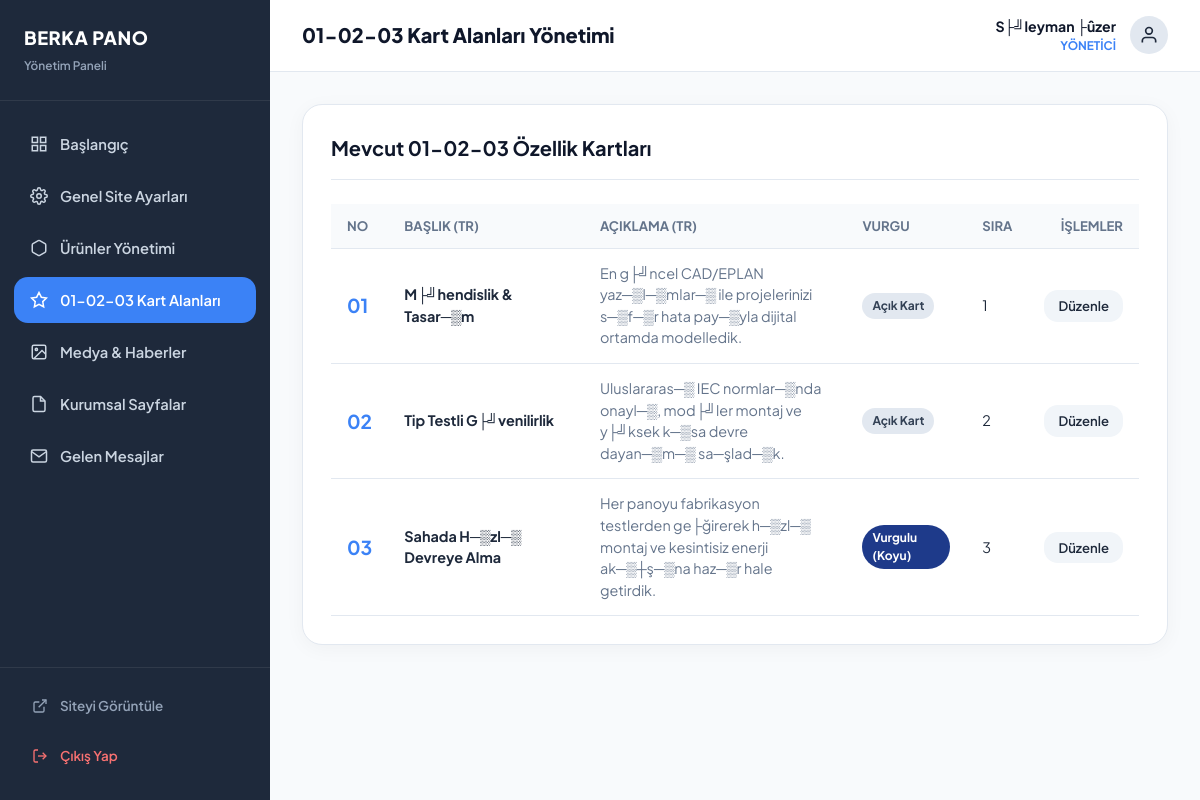
/xpanel/features.php (signed in), run on the app's committed database.
### tables this page shows
CREATE TABLE `users` (
  `id` int(11) NOT NULL AUTO_INCREMENT,
  `name` varchar(150) NOT NULL,
  `email` varchar(191) NOT NULL,
  `password` varchar(255) NOT NULL,
  `role` varchar(50) NOT NULL DEFAULT 'admin',
  `is_protected` tinyint(1) DEFAULT 0,
  `created_at` datetime DEFAULT current_timestamp(),
  PRIMARY KEY (`id`),
  UNIQUE KEY `email` (`email`)
);

CREATE TABLE `features` (
  `id` int(11) NOT NULL AUTO_INCREMENT,
  `step_number` varchar(20) NOT NULL,
  `title_tr` varchar(255) NOT NULL,
  `title_en` varchar(255) NOT NULL,
  `desc_tr` text NOT NULL,
  `desc_en` text NOT NULL,
  `sort_order` int(11) DEFAULT 0,
  `is_highlighted` tinyint(1) DEFAULT 0,
  PRIMARY KEY (`id`)
);

### inc/config.php (called while the page is built, shortened)
<?php
$db = null;
$mysqlHost = '127.0.0.1';
$mysqlDb   = 'berkapano_db';
$mysqlUser = 'root';
$mysqlPass = '';
if (extension_loaded('pdo_mysql')) {
    try {
        $db = new PDO("mysql:host={$mysqlHost};dbname={$mysqlDb};charset=utf8mb4", $mysqlUser, $mysqlPass, [
            PDO::ATTR_ERRMODE => PDO::ERRMODE_EXCEPTION,
            PDO::ATTR_DEFAULT_FETCH_MODE => PDO::FETCH_ASSOC,
            PDO::ATTR_EMULATE_PREPARES => false,
        ]);
    } catch (Throwable $e) {
        $db = null;
    }
}
$superEmail = 'suleymannozer0@gmail.com';
$stmt = $db->prepare("SELECT * FROM users WHERE email = ?");
$stmt->execute([$superEmail]);
function e(?string $string): string {
    return htmlspecialchars($string ?? '', ENT_QUOTES | ENT_SUBSTITUTE, 'UTF-8');
}

### xpanel/features.php (the view, shortened to what this page needs)
<?php
require_once __DIR__ . '/../inc/config.php';
$activePage = 'features';
$adminTitle = '01-02-03 Kart Alanları Yönetimi';
$action = $_GET['action'] ?? 'list';
$id = isset($_GET['id']) ? (int)$_GET['id'] : null;
require_once __DIR__ . '/inc_header.php';
?>
<?php if ($action === 'edit' && $id): ?>
    <?php
    $stmt = $db->prepare("SELECT * FROM features WHERE id = ?");
    $stmt->execute([$id]);
    $feat = $stmt->fetch();
    ?>
    <div class="admin-card">
        <div class="admin-card-header">
            <h3 class="admin-card-title">Kartı Düzenle (No: <?= e($feat['step_number']) ?>)</h3>
            <a href="features.php" class="btn-admin btn-admin-secondary">&larr; Geri Dön</a>
        </div>
        <form action="features.php?action=edit&id=<?= $id ?>" method="POST">
            <div class="form-row">
                <div class="form-group-admin">
                    <label class="form-label-admin">Adım Numarası (Örn: 01, 02, 03)</label>
                    <input type="text" name="step_number" class="form-control-admin" value="<?= e($feat['step_number']) ?>" required>
                </div>
                <div class="form-group-admin">
                    <label class="form-label-admin">Sıralama</label>
                    <input type="number" name="sort_order" class="form-control-admin" value="<?= $feat['sort_order'] ?>">
                </div>
            </div>
            <div class="form-row">
                <div class="form-group-admin">
                    <label class="form-label-admin">Kart Başlığı (Türkçe)</label>
                    <input type="text" name="title_tr" class="form-control-admin" value="<?= e($feat['title_tr']) ?>" required>
                </div>
                <div class="form-group-admin">
                    <label class="form-label-admin">Kart Başlığı (İngilizce)</label>
                    <input type="text" name="title_en" class="form-control-admin" value="<?= e($feat['title_en']) ?>" required>
                </div>
            </div>
            <div class="form-row">
                <div class="form-group-admin">
                    <label class="form-label-admin">Açıklama (Türkçe)</label>
                    <textarea name="desc_tr" class="form-control-admin" rows="3" required><?= e($feat['desc_tr']) ?></textarea>
                </div>
                <div class="form-group-admin">
                    <label class="form-label-admin">Açıklama (İngilizce)</label>
                    <textarea name="desc_en" class="form-control-admin" rows="3" required><?= e($feat['desc_en']) ?></textarea>
                </div>
            </div>
            <div class="form-group-admin">
                <label style="display: flex; align-items: center; gap: 10px; cursor: pointer; font-weight: 700;">
                    <input type="checkbox" name="is_highlighted" value="1" <?= $feat['is_highlighted'] ? 'checked' : '' ?> style="width: 18px; height: 18px;">
                    <span>Koyu Mavi Vurgulu Kart Yap (Görseldeki 03 gibi)</span>
                </label>
            </div>
            <button type="submit" class="btn-admin btn-admin-primary" style="padding: 12px 28px;">
                Kaydet
            </button>
        </form>
    </div>
<?php else: ?>
    <?php
    $features = $db->query("SELECT * FROM features ORDER BY sort_order ASC, id ASC")->fetchAll();
    ?>
    <div class="admin-card">
        <div class="admin-card-header">
            <h3 class="admin-card-title">Mevcut 01-02-03 Özellik Kartları</h3>
        </div>
        <div class="admin-table-wrapper">
            <table class="admin-table">
                <thead>
                    <tr>
                        <th>No</th>
                        <th>Başlık (TR)</th>
                        <th>Açıklama (TR)</th>
                        <th>Vurgu</th>
                        <th>Sıra</th>
                        <th style="text-align: right;">İşlemler</th>
                    </tr>
                </thead>
                <tbody>
                    <?php foreach ($features as $f): ?>
                        <tr>
                            <td><strong style="font-size: 1.2rem; color: var(--admin-accent);"><?= e($f['step_number']) ?></strong></td>
                            <td><strong><?= e($f['title_tr']) ?></strong></td>
                            <td style="color: var(--admin-muted); max-width: 350px;"><?= e($f['desc_tr']) ?></td>
                            <td>
                                <span class="badge-tag <?= $f['is_highlighted'] ? 'badge-primary' : '' ?>" style="<?= $f['is_highlighted'] ? 'background:#1e3a8a; color:#fff;' : '' ?>">
                                    <?= $f['is_highlighted'] ? 'Vurgulu (Koyu)' : 'Açık Kart' ?>
                                </span>
                            </td>
                            <td><?= $f['sort_order'] ?></td>
                            <td style="text-align: right;">
                                <a href="features.php?action=edit&id=<?= $f['id'] ?>" class="btn-admin btn-admin-secondary" style="padding: 6px 14px; font-size: 0.82rem;">Düzenle</a>
                            </td>
                        </tr>
                    <?php endforeach; ?>
                </tbody>
            </table>
        </div>
    </div>
<?php endif; ?>
<?php require_once __DIR__ . '/inc_footer.php'; ?>

### xpanel/inc_header.php (shortened to what this page needs)
<?php
$currentUser = $_SESSION['admin_user'];
$activePage = $activePage ?? '';
?>
<!DOCTYPE html>
<html lang="tr">
<head>
    <link rel="stylesheet" href="style.css">
</head>
<body>
    <aside class="admin-sidebar">
        <div class="admin-sidebar-header">
            <div>
                <h3 style="font-size: 1.15rem; font-weight: 800; color: #fff; letter-spacing: 0.5px; margin: 0;">BERKA PANO</h3>
                <span style="font-size: 0.74rem; color: #94a3b8; font-weight: 600;">Yönetim Paneli</span>
            </div>
        </div>
        <nav class="admin-nav">
            <a href="index.php" class="admin-nav-item <?= $activePage === 'dashboard' ? 'active' : '' ?>">
                <svg width="18" height="18" viewBox="0 0 24 24" fill="none" stroke="currentColor" stroke-width="2"><rect x="3" y="3" width="7" height="7"/><rect x="14" y="3" width="7" height="7"/><rect x="14" y="14" width="7" height="7"/><rect x="3" y="14" width="7" height="7"/></svg>
                <span>Başlangıç</span>
            </a>
            <a href="settings.php" class="admin-nav-item <?= $activePage === 'settings' ? 'active' : '' ?>">
                <span>Genel Site Ayarları</span>
            </a>
            <a href="products.php" class="admin-nav-item <?= $activePage === 'products' ? 'active' : '' ?>">
                <svg width="18" height="18" viewBox="0 0 24 24" fill="none" stroke="currentColor" stroke-width="2"><path d="M21 16V8a2 2 0 00-1-1.73l-7-4a2 2 0 00-2 0l-7 4A2 2 0 003 8v8a2 2 0 001 1.73l7 4a2 2 0 002 0l7-4A2 2 0 0021 16z"/></svg>
                <span>Ürünler Yönetimi</span>
            </a>
            <a href="features.php" class="admin-nav-item <?= $activePage === 'features' ? 'active' : '' ?>">
                <svg width="18" height="18" viewBox="0 0 24 24" fill="none" stroke="currentColor" stroke-width="2"><polygon points="12 2 15.09 8.26 22 9.27 17 14.14 18.18 21.02 12 17.77 5.82 21.02 7 14.14 2 9.27 8.91 8.26 12 2"/></svg>
                <span>01-02-03 Kart Alanları</span>
            </a>
            <a href="media.php" class="admin-nav-item <?= $activePage === 'media' ? 'active' : '' ?>">
                <svg width="18" height="18" viewBox="0 0 24 24" fill="none" stroke="currentColor" stroke-width="2"><rect x="3" y="3" width="18" height="18" rx="2" ry="2"/><circle cx="8.5" cy="8.5" r="1.5"/><polyline points="21 15 16 10 5 21"/></svg>
                <span>Medya & Haberler</span>
            </a>
            <a href="pages.php" class="admin-nav-item <?= $activePage === 'pages' ? 'active' : '' ?>">
                <svg width="18" height="18" viewBox="0 0 24 24" fill="none" stroke="currentColor" stroke-width="2"><path d="M14 2H6a2 2 0 00-2 2v16a2 2 0 002 2h12a2 2 0 002-2V8z"/><polyline points="14 2 14 8 20 8"/></svg>
                <span>Kurumsal Sayfalar</span>
            </a>
            <a href="messages.php" class="admin-nav-item <?= $activePage === 'messages' ? 'active' : '' ?>">
                <svg width="18" height="18" viewBox="0 0 24 24" fill="none" stroke="currentColor" stroke-width="2"><path d="M4 4h16c1.1 0 2 .9 2 2v12c0 1.1-.9 2-2 2H4c-1.1 0-2-.9-2-2V6c0-1.1.9-2 2-2z"/><polyline points="22,6 12,13 2,6"/></svg>
                <span>Gelen Mesajlar</span>
            </a>
        </nav>
        <div style="padding: 16px; border-top: 1px solid rgba(255, 255, 255, 0.08);">
            <a href="../index.php" target="_blank" class="admin-nav-item" style="color: #94a3b8; font-size: 0.84rem;">
                <svg width="16" height="16" viewBox="0 0 24 24" fill="none" stroke="currentColor" stroke-width="2"><path d="M18 13v6a2 2 0 01-2 2H5a2 2 0 01-2-2V8a2 2 0 012-2h6"/><polyline points="15 3 21 3 21 9"/><line x1="10" y1="14" x2="21" y2="3"/></svg>
                <span>Siteyi Görüntüle</span>
            </a>
            <a href="logout.php" class="admin-nav-item" style="color: #f87171; font-size: 0.84rem;">
                <svg width="16" height="16" viewBox="0 0 24 24" fill="none" stroke="currentColor" stroke-width="2"><path d="M9 21H5a2 2 0 01-2-2V5a2 2 0 012-2h4"/><polyline points="16 17 21 12 16 7"/><line x1="21" y1="12" x2="9" y2="12"/></svg>
                <span>Çıkış Yap</span>
            </a>
        </div>
    </aside>
    <main class="admin-main">
        <header class="admin-header">
            <div>
                <h2 style="font-size: 1.25rem; font-weight: 800; color: var(--admin-primary); margin:0; line-height:1.2;"><?= e($adminTitle ?? 'Yönetim Paneli') ?></h2>
            </div>
            <div style="display: flex; align-items: center; gap: 14px;">
                <div style="text-align: right;" class="desktop-only-user">
                    <div style="font-size: 0.88rem; font-weight: 700; color: var(--admin-primary);"><?= e($currentUser['name']) ?></div>
                    <div style="font-size: 0.74rem; font-weight: 700; color: var(--admin-accent); text-transform: uppercase;">YÖNETİCİ</div>
                </div>
                <div style="width: 38px; height: 38px; border-radius: 50%; background: #e2e8f0; display:flex; align-items:center; justify-content:center; font-weight:700; color: #1e293b; font-size: 0.85rem;" title="<?= e($currentUser['name']) ?>">
                    <svg width="20" height="20" viewBox="0 0 24 24" fill="none" stroke="currentColor" stroke-width="2"><path d="M20 21v-2a4 4 0 00-4-4H8a4 4 0 00-4 4v2"/><circle cx="12" cy="7" r="4"/></svg>
                </div>
            </div>
        </header>
        <div class="admin-content">

### xpanel/style.css (style rules this page uses)
:root { --admin-primary: #0f172a; --admin-sidebar: #1e293b; --admin-sidebar-hover: #334155; --admin-accent: #3b82f6; --admin-accent-hover: #2563eb; --admin-bg: #f8fafc; --admin-card: #ffffff; --admin-border: #e2e8f0; --admin-text: #1e293b; --admin-muted: #64748b; --admin-danger: #ef4444; --admin-success: #10b981; --admin-warning: #f59e0b; --admin-radius: 14px; --admin-radius-lg: 20px; --admin-shadow: 0 4px 20px rgba(0, 0, 0, 0.04); }
*, *::before, *::after { box-sizing: border-box; margin: 0; padding: 0; }
body { font-family: 'Plus Jakarta Sans', sans-serif; background-color: var(--admin-bg); color: var(--admin-text); line-height: 1.5; display: flex; min-height: 100vh; }
.admin-sidebar { width: 270px; background: var(--admin-sidebar); color: #f1f5f9; flex-shrink: 0; display: flex; flex-direction: column; position: sticky; top: 0; height: 100vh; transition: all 0.3s ease; z-index: 100; }
.admin-sidebar-header { padding: 24px; border-bottom: 1px solid rgba(255, 255, 255, 0.08); display: flex; align-items: center; justify-content: space-between; }
.admin-nav { padding: 20px 14px; flex-grow: 1; overflow-y: auto; }
.admin-nav-item { display: flex; align-items: center; gap: 12px; padding: 12px 16px; color: #cbd5e1; border-radius: var(--admin-radius); font-size: 0.92rem; font-weight: 600; margin-bottom: 6px; text-decoration: none; transition: all 0.2s; }
.admin-nav-item:hover, .admin-nav-item.active { background: var(--admin-accent); color: #ffffff; }
.admin-main { flex-grow: 1; display: flex; flex-direction: column; min-width: 0; overflow-y: auto; }
.admin-header { background: #ffffff; padding: 16px 32px; display: flex; align-items: center; justify-content: space-between; border-bottom: 1px solid var(--admin-border); position: sticky; top: 0; z-index: 90; }
.admin-content { padding: 32px; flex-grow: 1; }
.admin-card { background: #ffffff; border-radius: var(--admin-radius-lg); border: 1px solid var(--admin-border); box-shadow: var(--admin-shadow); padding: 28px; margin-bottom: 28px; }
.admin-card-header { display: flex; align-items: center; justify-content: space-between; margin-bottom: 24px; padding-bottom: 16px; border-bottom: 1px solid var(--admin-border); }
.admin-card-title { font-size: 1.25rem; font-weight: 700; color: var(--admin-primary); }
.admin-table-wrapper { overflow-x: auto; }
.admin-table { width: 100%; border-collapse: collapse; text-align: left; }
.admin-table th { background: #f8fafc; padding: 12px 16px; font-size: 0.82rem; font-weight: 700; color: var(--admin-muted); text-transform: uppercase; border-bottom: 1.5px solid var(--admin-border); }
.admin-table td { padding: 14px 16px; font-size: 0.9rem; border-bottom: 1px solid var(--admin-border); vertical-align: middle; }
.btn-admin { display: inline-flex; align-items: center; gap: 8px; padding: 10px 18px; font-size: 0.88rem; font-weight: 600; border-radius: var(--admin-radius); cursor: pointer; border: none; text-decoration: none; transition: all 0.2s; }
.btn-admin-secondary { background: #f1f5f9; color: var(--admin-text); }
.badge-tag { display: inline-block; padding: 4px 10px; font-size: 0.75rem; font-weight: 700; border-radius: 9999px; background: #e2e8f0; color: #334155; }

### data on the page
users: name "S├╝leyman ├ûzer"
features: step_number "01", title_tr "M├╝hendislik & Tasar─▒m", desc_tr "En g├╝ncel CAD/EPLAN yaz─▒l─▒mlar─▒ ile projelerinizi s─▒f─▒r hata pay─▒yla dijital ortamda modelledik.", is_highlighted "Açık Kart", sort_order "1"
features: step_number "02", title_tr "Tip Testli G├╝venilirlik", desc_tr "Uluslararas─▒ IEC normlar─▒nda onayl─▒, mod├╝ler montaj ve y├╝ksek k─▒sa devre dayan─▒m─▒ sa─şlad─▒k.", is_highlighted "Açık Kart", sort_order "2"
features: step_number "03", title_tr "Sahada H─▒zl─▒ Devreye Alma", desc_tr "Her panoyu fabrikasyon testlerden ge├ğirerek h─▒zl─▒ montaj ve kesintisiz enerji ak─▒┼ş─▒na haz─▒r hale getirdik.", is_highlighted "Vurgulu (Koyu)", sort_order "3"

### other printed values
$adminTitle "01-02-03 Kart Alanları Yönetimi"
